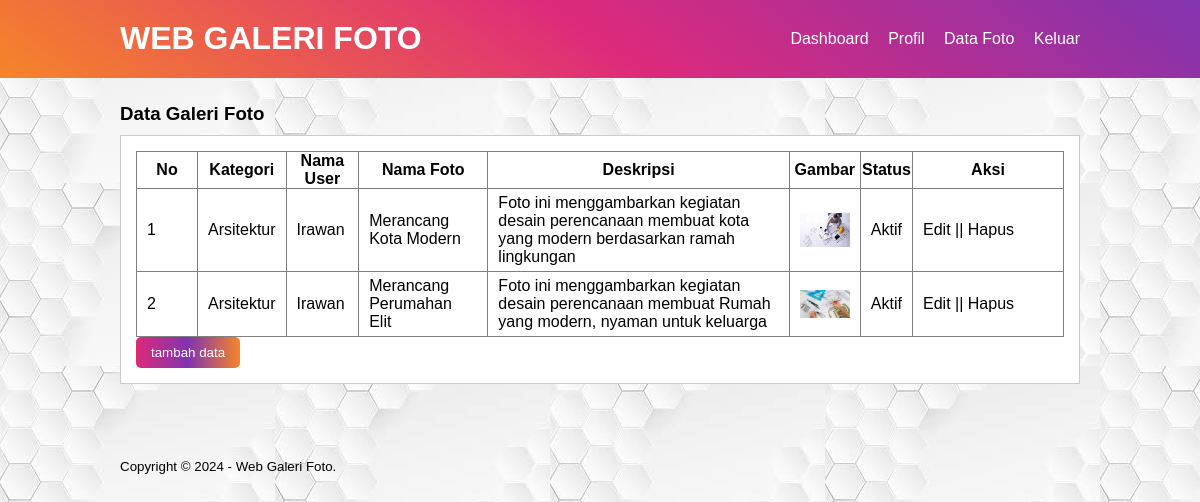
/data-image.php (signed in), run on the app's committed database.
### tables this page shows
CREATE TABLE `tb_image` (
  `image_id` int(11) NOT NULL,
  `category_id` int(11) NOT NULL,
  `category_name` varchar(100) NOT NULL,
  `admin_id` int(11) NOT NULL,
  `admin_name` varchar(100) NOT NULL,
  `image_name` varchar(100) NOT NULL,
  `image_description` text NOT NULL,
  `image` varchar(100) NOT NULL,
  `image_status` tinyint(1) NOT NULL,
  `date_created` timestamp NOT NULL DEFAULT current_timestamp() ON UPDATE current_timestamp()
);

### data-image.php (the view, shortened to what this page needs)
<?php
	include 'db.php';
?>
<!DOCTYPE html PUBLIC "-//W3C//DTD XHTML 1.0 Transitional//EN" "http://www.w3.org/TR/xhtml1/DTD/xhtml1-transitional.dtd">
<html xmlns="http://www.w3.org/1999/xhtml">
<head>
<link rel="stylesheet" type="text/css" href="style.css">
</head>
<body>
    <header>
        <div class="container">
        <h1><a href="dashboard.php">WEB GALERI FOTO</a></h1>
        <ul>
           <li><a href="dashboard.php">Dashboard</a></li>
           <li><a href="profil.php">Profil</a></li>
           <li><a href="data-image.php">Data Foto</a></li>
           <li><a href="Keluar.php">Keluar</a></li>
        </ul>
        </div>
    </header>
    <div class="section">
        <div class="container">
            <h3>Data Galeri Foto</h3>
            <div class="box">
                <table border="1" cellspacing="0" class="table">
                    <thead>
                        <tr>
                           <th width="60px">No</th>
                           <th>Kategori</th>
                           <th>Nama User</th>
                           <th>Nama Foto</th>
                           <th>Deskripsi</th>
                           <th>Gambar</th>
                           <th>Status</th>
                           <th width="150px">Aksi</th>
                        </tr>
                    </thead>
                    <tbody>
                        <?php
						    $no = 1;
							$user = $_SESSION['admin_id'];
                            $foto = mysqli_query($conn, "SELECT * FROM tb_image WHERE admin_id = '$user' ");
							if(mysqli_num_rows($foto) >0 ){
							while($row = mysqli_fetch_array($foto)){
						?>
                        <tr>
                           <td><?php echo $no++ ?></td>
                           <td><?php echo $row['category_name'] ?></td>
                           <td><?php echo $row['admin_name'] ?></td>
                           <td><?php echo $row['image_name'] ?></td>
                           <td><?php echo $row['image_description']?></td>
                           <td><a href="foto/<?php echo $row['image']?>" target="_blank"><img src="foto/<?php echo $row['image']?>" width="50px"></a></td>
                           <td><?php echo ($row['image_status'] == 0)? 'Tidak Aktif':'Aktif'; ?></td>
                           <td>
                              <a href="edit-image.php?id=<?php echo $row['image_id'] ?>">Edit</a> ||
                              <a href="proses-hapus.php?idp=<?php echo $row['image_id'] ?>" onclick="return confirm('Yakin Ingin Hapus ?')">Hapus</a>
                           </td>
                        </tr>
                        <?php }}else{ ?>
                             <tr>
                                <td colspan="8">Tidak ada data</td>
                             </tr>
                        <?php } ?>
                    </tbody>
                </table>
                <button class="btn" type="submit" ><a href="tambah-image.php">tambah data</a></button>
            </div>
        </div>
    </div>
     <footer>
        <div class="container">
            <small>Copyright &copy; 2024 - Web Galeri Foto.</small>
        </div>
    </footer>
</body>
</html>

### style.css (style rules this page uses)
* { padding:0; margin:0; font-family:'Quicksand', sans-serif; }
body { background-color:#f8f8f8; }
a { color: inherit; text-decoration:none; }
.btn { padding:8px 15px; background: rgb(221,42,123); background: linear-gradient(90deg, rgba(221,42,123,1) 0%, rgba(129,52,175,1) 50%, rgba(245,133,41,1) 100%); color: #fff; border:none; cursor: pointer; border-radius: 5px; }
header { background: rgb(129,52,175); background: linear-gradient(216deg, rgba(129,52,175,1) 0%, rgba(221,42,123,1) 50%, rgba(245,133,41,1) 100%); color: #fff; padding: 10px 0; }
header h1 { float:left; padding:10px 0; }
header ul { float:right; }
header ul li { display:inline-block; }
header ul li a { padding:20px 0 20px 15px; display: inline-block; }
footer { padding:25px 0; }
.container { width: 80%; margin: 0 auto; }
.container:after { content:''; display: block; clear:both; }
.section { padding:25px 0; }
.box { background-color: #fff; border:1px solid #ccc; padding:15px; box-sizing: border-box; margin:10px 0 25px 0; }
.box:after { content: ''; display: block; clear: both; }
.table { width: 100%; border-collapse: collapse; }
.table tr { height: 30px; }
.table tr td { padding:5px 10px; }

### data-image.php (style rules this page uses)
body { background-image: url(img/bg.jpg); }

### data on the page
tb_image: category_name "Arsitektur", admin_name "Irawan", image_name "Merancang Kota Modern", image_description "Foto ini menggambarkan kegiatan desain perencanaan membuat kota yang modern berdasarkan ramah lingkungan", image (picture), image_status "Aktif"
tb_image: category_name "Arsitektur", admin_name "Irawan", image_name "Merancang Perumahan Elit", image_description "Foto ini menggambarkan kegiatan desain perencanaan membuat Rumah yang modern, nyaman untuk keluarga", image (picture), image_status "Aktif"
